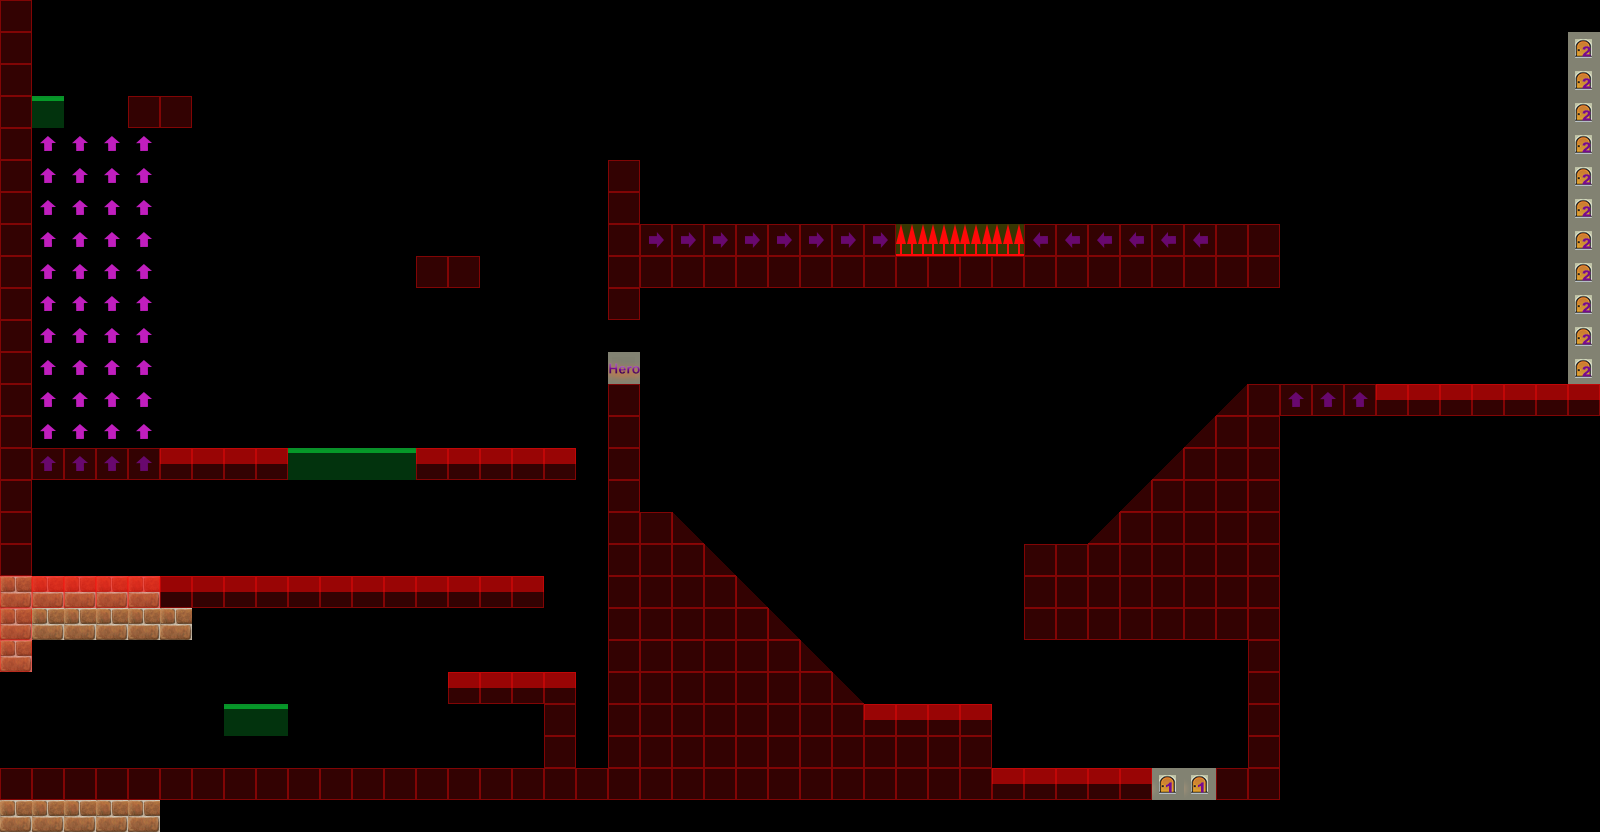

Tiled map render using the project's own tile images. Description and the whole map definition, tile-layer contents included, below:
An orthogonal 50x26 tile map with 32x32 px tiles, 2 tile layers (terrain, collision), 2 tilesets.

<map version="1.0" tiledversion="1.0.3" orientation="orthogonal" renderorder="left-down" width="50" height="26" tilewidth="32" tileheight="32" nextobjectid="38">
 <tileset firstgid="1" source="meta.tsx" />
 <tileset firstgid="257" source="scene_1.tsx" />
 <layer name="terrain" width="50" height="26">
  <data encoding="csv">
0,0,0,0,0,0,0,0,0,0,0,0,0,0,0,0,0,0,0,0,0,0,0,0,0,0,0,0,0,0,0,0,0,0,0,0,0,0,0,0,0,0,0,0,0,0,0,0,0,0,
0,0,0,0,0,0,0,0,0,0,0,0,0,0,0,0,0,0,0,0,0,0,0,0,0,0,0,0,0,0,0,0,0,0,0,0,0,0,0,0,0,0,0,0,0,0,0,0,0,0,
0,0,0,0,0,0,0,0,0,0,0,0,0,0,0,0,0,0,0,0,0,0,0,0,0,0,0,0,0,0,0,0,0,0,0,0,0,0,0,0,0,0,0,0,0,0,0,0,0,0,
0,0,0,0,0,0,0,0,0,0,0,0,0,0,0,0,0,0,0,0,0,0,0,0,0,0,0,0,0,0,0,0,0,0,0,0,0,0,0,0,0,0,0,0,0,0,0,0,0,0,
0,0,0,0,0,0,0,0,0,0,0,0,0,0,0,0,0,0,0,0,0,0,0,0,0,0,0,0,0,0,0,0,0,0,0,0,0,0,0,0,0,0,0,0,0,0,0,0,0,0,
0,0,0,0,0,0,0,0,0,0,0,0,0,0,0,0,0,0,0,0,0,0,0,0,0,0,0,0,0,0,0,0,0,0,0,0,0,0,0,0,0,0,0,0,0,0,0,0,0,0,
0,0,0,0,0,0,0,0,0,0,0,0,0,0,0,0,0,0,0,0,0,0,0,0,0,0,0,0,0,0,0,0,0,0,0,0,0,0,0,0,0,0,0,0,0,0,0,0,0,0,
0,0,0,0,0,0,0,0,0,0,0,0,0,0,0,0,0,0,0,0,0,0,0,0,0,0,0,0,0,0,0,0,0,0,0,0,0,0,0,0,0,0,0,0,0,0,0,0,0,0,
0,0,0,0,0,0,0,0,0,0,0,0,0,0,0,0,0,0,0,0,0,0,0,0,0,0,0,0,0,0,0,0,0,0,0,0,0,0,0,0,0,0,0,0,0,0,0,0,0,0,
0,0,0,0,0,0,0,0,0,0,0,0,0,0,0,0,0,0,0,0,0,0,0,0,0,0,0,0,0,0,0,0,0,0,0,0,0,0,0,0,0,0,0,0,0,0,0,0,0,0,
0,0,0,0,0,0,0,0,0,0,0,0,0,0,0,0,0,0,0,0,0,0,0,0,0,0,0,0,0,0,0,0,0,0,0,0,0,0,0,0,0,0,0,0,0,0,0,0,0,0,
0,0,0,0,0,0,0,0,0,0,0,0,0,0,0,0,0,0,0,0,0,0,0,0,0,0,0,0,0,0,0,0,0,0,0,0,0,0,0,0,0,0,0,0,0,0,0,0,0,0,
0,0,0,0,0,0,0,0,0,0,0,0,0,0,0,0,0,0,0,0,0,0,0,0,0,0,0,0,0,0,0,0,0,0,0,0,0,0,0,0,0,0,0,0,0,0,0,0,0,0,
0,0,0,0,0,0,0,0,0,0,0,0,0,0,0,0,0,0,0,0,0,0,0,0,0,0,0,0,0,0,0,0,0,0,0,0,0,0,0,0,0,0,0,0,0,0,0,0,0,0,
0,0,0,0,0,0,0,0,0,0,0,0,0,0,0,0,0,0,0,0,0,0,0,0,0,0,0,0,0,0,0,0,0,0,0,0,0,0,0,0,0,0,0,0,0,0,0,0,0,0,
0,0,0,0,0,0,0,0,0,0,0,0,0,0,0,0,0,0,0,0,0,0,0,0,0,0,0,0,0,0,0,0,0,0,0,0,0,0,0,0,0,0,0,0,0,0,0,0,0,0,
0,0,0,0,0,0,0,0,0,0,0,0,0,0,0,0,0,0,0,0,0,0,0,0,0,0,0,0,0,0,0,0,0,0,0,0,0,0,0,0,0,0,0,0,0,0,0,0,0,0,
0,0,0,0,0,0,0,0,0,0,0,0,0,0,0,0,0,0,0,0,0,0,0,0,0,0,0,0,0,0,0,0,0,0,0,0,0,0,0,0,0,0,0,0,0,0,0,0,0,0,
275,275,275,275,275,0,0,0,0,0,0,0,0,0,0,0,0,0,0,0,0,0,0,0,0,0,0,0,0,0,0,0,0,0,0,0,0,0,0,0,0,0,0,0,0,0,0,0,0,0,
275,275,275,275,275,275,0,0,0,0,0,0,0,0,0,0,0,0,0,0,0,0,0,0,0,0,0,0,0,0,0,0,0,0,0,0,0,0,0,0,0,0,0,0,0,0,0,0,0,0,
275,0,0,0,0,0,0,0,0,0,0,0,0,0,0,0,0,0,0,0,0,0,0,0,0,0,0,0,0,0,0,0,0,0,0,0,0,0,0,0,0,0,0,0,0,0,0,0,0,0,
0,0,0,0,0,0,0,0,0,0,0,0,0,0,0,0,0,0,0,0,0,0,0,0,0,0,0,0,0,0,0,0,0,0,0,0,0,0,0,0,0,0,0,0,0,0,0,0,0,0,
0,0,0,0,0,0,0,0,0,0,0,0,0,0,0,0,0,0,0,0,0,0,0,0,0,0,0,0,0,0,0,0,0,0,0,0,0,0,0,0,0,0,0,0,0,0,0,0,0,0,
0,0,0,0,0,0,0,0,0,0,0,0,0,0,0,0,0,0,0,0,0,0,0,0,0,0,0,0,0,0,0,0,0,0,0,0,0,0,0,0,0,0,0,0,0,0,0,0,0,0,
0,0,0,0,0,0,0,0,0,0,0,0,0,0,0,0,0,0,0,0,0,0,0,0,0,0,0,0,0,0,0,0,0,0,0,0,0,0,0,0,0,0,0,0,0,0,0,0,0,0,
275,275,275,275,275,0,0,0,0,0,0,0,0,0,0,0,0,0,0,0,0,0,0,0,0,0,0,0,0,0,0,0,0,0,0,0,0,0,0,0,0,0,0,0,0,0,0,0,0,0
</data>
 </layer>
 <layer name="collision" width="50" height="26">
  <data encoding="csv">
2,0,0,0,0,0,0,0,0,0,0,0,0,0,0,0,0,0,0,0,0,0,0,0,0,0,0,0,0,0,0,0,0,0,0,0,0,0,0,0,0,0,0,0,0,0,0,0,0,0,
2,0,0,0,0,0,0,0,0,0,0,0,0,0,0,0,0,0,0,0,0,0,0,0,0,0,0,0,0,0,0,0,0,0,0,0,0,0,0,0,0,0,0,0,0,0,0,0,0,35,
2,0,0,0,0,0,0,0,0,0,0,0,0,0,0,0,0,0,0,0,0,0,0,0,0,0,0,0,0,0,0,0,0,0,0,0,0,0,0,0,0,0,0,0,0,0,0,0,0,35,
2,1,0,0,2,2,0,0,0,0,0,0,0,0,0,0,0,0,0,0,0,0,0,0,0,0,0,0,0,0,0,0,0,0,0,0,0,0,0,0,0,0,0,0,0,0,0,0,0,35,
2,16,16,16,16,0,0,0,0,0,0,0,0,0,0,0,0,0,0,0,0,0,0,0,0,0,0,0,0,0,0,0,0,0,0,0,0,0,0,0,0,0,0,0,0,0,0,0,0,35,
2,16,16,16,16,0,0,0,0,0,0,0,0,0,0,0,0,0,0,2,0,0,0,0,0,0,0,0,0,0,0,0,0,0,0,0,0,0,0,0,0,0,0,0,0,0,0,0,0,35,
2,16,16,16,16,0,0,0,0,0,0,0,0,0,0,0,0,0,0,2,0,0,0,0,0,0,0,0,0,0,0,0,0,0,0,0,0,0,0,0,0,0,0,0,0,0,0,0,0,35,
2,16,16,16,16,0,0,0,0,0,0,0,0,0,0,0,0,0,0,2,13,13,13,13,13,13,13,13,49,49,49,49,14,14,14,14,14,14,2,2,0,0,0,0,0,0,0,0,0,35,
2,16,16,16,16,0,0,0,0,0,0,0,0,2,2,0,0,0,0,2,2,2,2,2,2,2,2,2,2,2,2,2,2,2,2,2,2,2,2,2,0,0,0,0,0,0,0,0,0,35,
2,16,16,16,16,0,0,0,0,0,0,0,0,0,0,0,0,0,0,2,0,0,0,0,0,0,0,0,0,0,0,0,0,0,0,0,0,0,0,0,0,0,0,0,0,0,0,0,0,35,
2,16,16,16,16,0,0,0,0,0,0,0,0,0,0,0,0,0,0,0,0,0,0,0,0,0,0,0,0,0,0,0,0,0,0,0,0,0,0,0,0,0,0,0,0,0,0,0,0,35,
2,16,16,16,16,0,0,0,0,0,0,0,0,0,0,0,0,0,0,33,0,0,0,0,0,0,0,0,0,0,0,0,0,0,0,0,0,0,0,0,0,0,0,0,0,0,0,0,0,35,
2,16,16,16,16,0,0,0,0,0,0,0,0,0,0,0,0,0,0,2,0,0,0,0,0,0,0,0,0,0,0,0,0,0,0,0,0,0,12,2,15,15,15,3,3,3,3,3,3,3,
2,16,16,16,16,0,0,0,0,0,0,0,0,0,0,0,0,0,0,2,0,0,0,0,0,0,0,0,0,0,0,0,0,0,0,0,0,12,2,2,0,0,0,0,0,0,0,0,0,0,
2,15,15,15,15,3,3,3,3,1,1,1,1,3,3,3,3,3,0,2,0,0,0,0,0,0,0,0,0,0,0,0,0,0,0,0,12,2,2,2,0,0,0,0,0,0,0,0,0,0,
2,0,0,0,0,0,0,0,0,0,0,0,0,0,0,0,0,0,0,2,0,0,0,0,0,0,0,0,0,0,0,0,0,0,0,12,2,2,2,2,0,0,0,0,0,0,0,0,0,0,
2,0,0,0,0,0,0,0,0,0,0,0,0,0,0,0,0,0,0,2,2,11,0,0,0,0,0,0,0,0,0,0,0,0,12,2,2,2,2,2,0,0,0,0,0,0,0,0,0,0,
2,0,0,0,0,0,0,0,0,0,0,0,0,0,0,0,0,0,0,2,2,2,11,0,0,0,0,0,0,0,0,0,2,2,2,2,2,2,2,2,0,0,0,0,0,0,0,0,0,0,
2,3,3,3,3,3,3,3,3,3,3,3,3,3,3,3,3,0,0,2,2,2,2,11,0,0,0,0,0,0,0,0,2,2,2,2,2,2,2,2,0,0,0,0,0,0,0,0,0,0,
2,0,0,0,0,0,0,0,0,0,0,0,0,0,0,0,0,0,0,2,2,2,2,2,11,0,0,0,0,0,0,0,2,2,2,2,2,2,2,2,0,0,0,0,0,0,0,0,0,0,
2,0,0,0,0,0,0,0,0,0,0,0,0,0,0,0,0,0,0,2,2,2,2,2,2,11,0,0,0,0,0,0,0,0,0,0,0,0,0,2,0,0,0,0,0,0,0,0,0,0,
0,0,0,0,0,0,0,0,0,0,0,0,0,0,3,3,3,3,0,2,2,2,2,2,2,2,11,0,0,0,0,0,0,0,0,0,0,0,0,2,0,0,0,0,0,0,0,0,0,0,
0,0,0,0,0,0,0,1,1,0,0,0,0,0,0,0,0,2,0,2,2,2,2,2,2,2,2,3,3,3,3,0,0,0,0,0,0,0,0,2,0,0,0,0,0,0,0,0,0,0,
0,0,0,0,0,0,0,0,0,0,0,0,0,0,0,0,0,2,0,2,2,2,2,2,2,2,2,2,2,2,2,0,0,0,0,0,0,0,0,2,0,0,0,0,0,0,0,0,0,0,
2,2,2,2,2,2,2,2,2,2,2,2,2,2,2,2,2,2,2,2,2,2,2,2,2,2,2,2,2,2,2,3,3,3,3,3,34,34,2,2,0,0,0,0,0,0,0,0,0,0,
0,0,0,0,0,0,0,0,0,0,0,0,0,0,0,0,0,0,0,0,0,0,0,0,0,0,0,0,0,0,0,0,0,0,0,0,0,0,0,0,0,0,0,0,0,0,0,0,0,0
</data>
 </layer>
</map>
